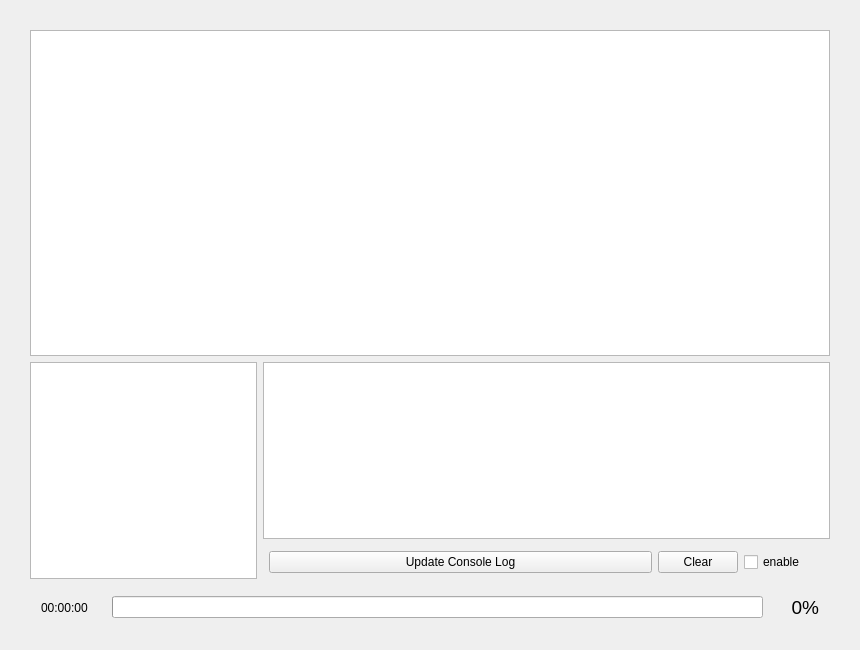
<?xml version="1.0" encoding="UTF-8"?>
<ui version="4.0">
 <class>DebugPanel</class>
 <widget class="QMainWindow" name="DebugPanel">
  <property name="geometry">
   <rect>
    <x>0</x>
    <y>0</y>
    <width>860</width>
    <height>650</height>
   </rect>
  </property>
  <property name="windowTitle">
   <string>MainWindow</string>
  </property>
  <widget class="QWidget" name="centralWidget">
   <layout class="QVBoxLayout" name="verticalLayout">
    <property name="spacing">
     <number>-1</number>
    </property>
    <property name="sizeConstraint">
     <enum>QLayout::SetDefaultConstraint</enum>
    </property>
    <property name="leftMargin">
     <number>30</number>
    </property>
    <property name="topMargin">
     <number>30</number>
    </property>
    <property name="rightMargin">
     <number>30</number>
    </property>
    <property name="bottomMargin">
     <number>20</number>
    </property>
    <item>
     <widget class="QTextEdit" name="gcodeTextBox">
      <property name="sizePolicy">
       <sizepolicy hsizetype="Expanding" vsizetype="Expanding">
        <horstretch>0</horstretch>
        <verstretch>3</verstretch>
       </sizepolicy>
      </property>
      <property name="acceptDrops">
       <bool>false</bool>
      </property>
      <property name="undoRedoEnabled">
       <bool>true</bool>
      </property>
      <property name="readOnly">
       <bool>true</bool>
      </property>
      <property name="html">
       <string>&lt;!DOCTYPE HTML PUBLIC &quot;-//W3C//DTD HTML 4.0//EN&quot; &quot;http://www.w3.org/TR/REC-html40/strict.dtd&quot;&gt;
&lt;html&gt;&lt;head&gt;&lt;meta name=&quot;qrichtext&quot; content=&quot;1&quot; /&gt;&lt;style type=&quot;text/css&quot;&gt;
p, li { white-space: pre-wrap; }
&lt;/style&gt;&lt;/head&gt;&lt;body style=&quot; font-family:'.SF NS Text'; font-size:13pt; font-weight:400; font-style:normal;&quot;&gt;
&lt;p style=&quot;-qt-paragraph-type:empty; margin-top:0px; margin-bottom:0px; margin-left:0px; margin-right:0px; -qt-block-indent:0; text-indent:0px;&quot;&gt;&lt;br /&gt;&lt;/p&gt;&lt;/body&gt;&lt;/html&gt;</string>
      </property>
      <property name="acceptRichText">
       <bool>false</bool>
      </property>
     </widget>
    </item>
    <item>
     <widget class="QFrame" name="frame_4">
      <property name="sizePolicy">
       <sizepolicy hsizetype="Preferred" vsizetype="Preferred">
        <horstretch>0</horstretch>
        <verstretch>2</verstretch>
       </sizepolicy>
      </property>
      <property name="frameShape">
       <enum>QFrame::NoFrame</enum>
      </property>
      <property name="frameShadow">
       <enum>QFrame::Raised</enum>
      </property>
      <layout class="QHBoxLayout" name="horizontalLayout_4">
       <property name="leftMargin">
        <number>0</number>
       </property>
       <property name="topMargin">
        <number>0</number>
       </property>
       <property name="rightMargin">
        <number>0</number>
       </property>
       <property name="bottomMargin">
        <number>0</number>
       </property>
       <item>
        <widget class="QFrame" name="frame_6">
         <property name="sizePolicy">
          <sizepolicy hsizetype="Preferred" vsizetype="Preferred">
           <horstretch>2</horstretch>
           <verstretch>0</verstretch>
          </sizepolicy>
         </property>
         <property name="frameShape">
          <enum>QFrame::StyledPanel</enum>
         </property>
         <property name="frameShadow">
          <enum>QFrame::Raised</enum>
         </property>
         <layout class="QVBoxLayout" name="verticalLayout_3">
          <property name="leftMargin">
           <number>0</number>
          </property>
          <property name="topMargin">
           <number>0</number>
          </property>
          <property name="rightMargin">
           <number>0</number>
          </property>
          <property name="bottomMargin">
           <number>0</number>
          </property>
          <item>
           <widget class="QTextEdit" name="statusListView">
            <property name="sizePolicy">
             <sizepolicy hsizetype="Expanding" vsizetype="Expanding">
              <horstretch>0</horstretch>
              <verstretch>0</verstretch>
             </sizepolicy>
            </property>
            <property name="acceptDrops">
             <bool>false</bool>
            </property>
            <property name="frameShape">
             <enum>QFrame::NoFrame</enum>
            </property>
            <property name="undoRedoEnabled">
             <bool>false</bool>
            </property>
            <property name="readOnly">
             <bool>true</bool>
            </property>
            <property name="acceptRichText">
             <bool>true</bool>
            </property>
           </widget>
          </item>
         </layout>
        </widget>
       </item>
       <item>
        <widget class="QFrame" name="frame_5">
         <property name="sizePolicy">
          <sizepolicy hsizetype="Preferred" vsizetype="Preferred">
           <horstretch>5</horstretch>
           <verstretch>0</verstretch>
          </sizepolicy>
         </property>
         <property name="frameShape">
          <enum>QFrame::NoFrame</enum>
         </property>
         <property name="frameShadow">
          <enum>QFrame::Raised</enum>
         </property>
         <layout class="QVBoxLayout" name="verticalLayout_2">
          <property name="leftMargin">
           <number>0</number>
          </property>
          <property name="topMargin">
           <number>0</number>
          </property>
          <property name="rightMargin">
           <number>0</number>
          </property>
          <property name="bottomMargin">
           <number>0</number>
          </property>
          <item>
           <widget class="QTextEdit" name="console">
            <property name="enabled">
             <bool>true</bool>
            </property>
            <property name="sizePolicy">
             <sizepolicy hsizetype="Expanding" vsizetype="Expanding">
              <horstretch>0</horstretch>
              <verstretch>3</verstretch>
             </sizepolicy>
            </property>
            <property name="acceptDrops">
             <bool>false</bool>
            </property>
            <property name="undoRedoEnabled">
             <bool>false</bool>
            </property>
            <property name="readOnly">
             <bool>true</bool>
            </property>
            <property name="acceptRichText">
             <bool>false</bool>
            </property>
           </widget>
          </item>
          <item>
           <widget class="QFrame" name="frame_3">
            <property name="frameShape">
             <enum>QFrame::NoFrame</enum>
            </property>
            <property name="frameShadow">
             <enum>QFrame::Raised</enum>
            </property>
            <layout class="QHBoxLayout" name="horizontalLayout_3">
             <property name="leftMargin">
              <number>6</number>
             </property>
             <property name="topMargin">
              <number>6</number>
             </property>
             <property name="rightMargin">
              <number>6</number>
             </property>
             <property name="bottomMargin">
              <number>6</number>
             </property>
             <item>
              <widget class="QPushButton" name="updateConsoleButton">
               <property name="sizePolicy">
                <sizepolicy hsizetype="Minimum" vsizetype="Fixed">
                 <horstretch>6</horstretch>
                 <verstretch>0</verstretch>
                </sizepolicy>
               </property>
               <property name="minimumSize">
                <size>
                 <width>0</width>
                 <height>0</height>
                </size>
               </property>
               <property name="text">
                <string>Update Console Log</string>
               </property>
              </widget>
             </item>
             <item>
              <widget class="QPushButton" name="clearConsoleButton">
               <property name="sizePolicy">
                <sizepolicy hsizetype="Minimum" vsizetype="Fixed">
                 <horstretch>1</horstretch>
                 <verstretch>0</verstretch>
                </sizepolicy>
               </property>
               <property name="text">
                <string>Clear</string>
               </property>
              </widget>
             </item>
             <item>
              <widget class="QCheckBox" name="consoleEnableCheckBox">
               <property name="enabled">
                <bool>true</bool>
               </property>
               <property name="minimumSize">
                <size>
                 <width>80</width>
                 <height>0</height>
                </size>
               </property>
               <property name="maximumSize">
                <size>
                 <width>80</width>
                 <height>16777215</height>
                </size>
               </property>
               <property name="text">
                <string>enable</string>
               </property>
               <property name="checked">
                <bool>false</bool>
               </property>
              </widget>
             </item>
            </layout>
           </widget>
          </item>
         </layout>
        </widget>
       </item>
      </layout>
     </widget>
    </item>
    <item>
     <widget class="QFrame" name="frame_2">
      <property name="minimumSize">
       <size>
        <width>0</width>
        <height>40</height>
       </size>
      </property>
      <property name="frameShape">
       <enum>QFrame::NoFrame</enum>
      </property>
      <property name="frameShadow">
       <enum>QFrame::Raised</enum>
      </property>
      <layout class="QHBoxLayout" name="horizontalLayout_2">
       <item>
        <widget class="QLabel" name="timeLabel">
         <property name="enabled">
          <bool>true</bool>
         </property>
         <property name="minimumSize">
          <size>
           <width>65</width>
           <height>0</height>
          </size>
         </property>
         <property name="text">
          <string>00:00:00</string>
         </property>
        </widget>
       </item>
       <item>
        <widget class="QProgressBar" name="ProcessRateProgressBar">
         <property name="value">
          <number>0</number>
         </property>
         <property name="textVisible">
          <bool>false</bool>
         </property>
        </widget>
       </item>
       <item>
        <widget class="QLabel" name="processRateLabel">
         <property name="minimumSize">
          <size>
           <width>50</width>
           <height>0</height>
          </size>
         </property>
         <property name="font">
          <font>
           <pointsize>14</pointsize>
          </font>
         </property>
         <property name="text">
          <string>0%</string>
         </property>
         <property name="alignment">
          <set>Qt::AlignRight|Qt::AlignTrailing|Qt::AlignVCenter</set>
         </property>
        </widget>
       </item>
      </layout>
     </widget>
    </item>
   </layout>
  </widget>
 </widget>
 <layoutdefault spacing="6" margin="11"/>
 <resources/>
 <connections/>
</ui>
